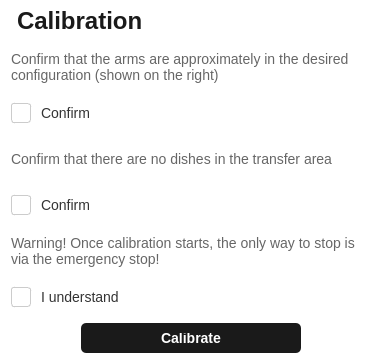
<?xml version="1.0" encoding="UTF-8"?>
<ui version="4.0">
 <class>Form</class>
 <widget class="QWidget" name="Form">
  <property name="geometry">
   <rect>
    <x>0</x>
    <y>0</y>
    <width>380</width>
    <height>364</height>
   </rect>
  </property>
  <property name="windowTitle">
   <string>Form</string>
  </property>
  <property name="styleSheet">
   <string notr="true">/* --- Global &amp; Base Widget --- */
QWidget {
    background-color: #ffffff;
    color: #333333;
    font-family: &quot;Segoe UI&quot;, &quot;Helvetica Neue&quot;, sans-serif;
    font-size: 14px;
}

/* --- Labels --- */
/* Normal Text Label */
QLabel {
    color: #666666;
    background: transparent;
}

/* Header Label (Set objectName to 'headerLabel') */
QLabel#headerLabel {
    font-size: 24px;
    font-weight: bold;
    color: #1a1a1a;
    margin-bottom: 10px;
}

/* --- Buttons --- */
/* Primary Button (Default) - Dark &amp; Solid */
QPushButton {
    background-color: #1a1a1a;
    color: #ffffff;
    border: none;
    border-radius: 5px;
    padding: 10px 20px;
    font-weight: 600;
}

QPushButton:hover {
    background-color: #333333;
}

QPushButton:pressed {
    background-color: #000000;
}

/* Secondary Button (Set objectName to 'secondaryButton') - Outlined */
QPushButton#secondaryButton {
    background-color: transparent;
    color: #1a1a1a;
    border: 1px solid #1a1a1a;
}

QPushButton#secondaryButton:hover {
    background-color: #f4f4f4;
}

QPushButton#secondaryButton:pressed {
    background-color: #e0e0e0;
}

/* --- Checkbox --- */
QCheckBox {
    spacing: 10px;
}

QCheckBox::indicator {
    width: 18px;
    height: 18px;
    border: 1px solid #cccccc;
    border-radius: 3px;
    background-color: white;
}

QCheckBox::indicator:hover {
    border: 1px solid #1a1a1a;
}

QCheckBox::indicator:checked {
    background-color: #1a1a1a;
    border: 1px solid #1a1a1a;
    /* Note: To show a checkmark icon, you would typically 
       reference a resource file image here */
}</string>
  </property>
  <layout class="QVBoxLayout" name="verticalLayout_2">
   <item>
    <widget class="QLabel" name="headerLabel">
     <property name="minimumSize">
      <size>
       <width>270</width>
       <height>30</height>
      </size>
     </property>
     <property name="text">
      <string>Calibration</string>
     </property>
    </widget>
   </item>
   <item>
    <layout class="QVBoxLayout" name="verticalLayout">
     <item>
      <widget class="QLabel" name="label">
       <property name="minimumSize">
        <size>
         <width>360</width>
         <height>40</height>
        </size>
       </property>
       <property name="text">
        <string>Confirm that the arms are approximately in the desired configuration (shown on the right)</string>
       </property>
       <property name="textFormat">
        <enum>Qt::TextFormat::MarkdownText</enum>
       </property>
       <property name="wordWrap">
        <bool>true</bool>
       </property>
      </widget>
     </item>
     <item>
      <widget class="QCheckBox" name="checkBox">
       <property name="minimumSize">
        <size>
         <width>360</width>
         <height>40</height>
        </size>
       </property>
       <property name="text">
        <string>Confirm</string>
       </property>
      </widget>
     </item>
     <item>
      <widget class="QLabel" name="label_2">
       <property name="minimumSize">
        <size>
         <width>360</width>
         <height>40</height>
        </size>
       </property>
       <property name="text">
        <string>Confirm that there are no dishes in the transfer area</string>
       </property>
       <property name="textFormat">
        <enum>Qt::TextFormat::MarkdownText</enum>
       </property>
       <property name="wordWrap">
        <bool>true</bool>
       </property>
      </widget>
     </item>
     <item>
      <widget class="QCheckBox" name="checkBox_2">
       <property name="minimumSize">
        <size>
         <width>360</width>
         <height>40</height>
        </size>
       </property>
       <property name="text">
        <string>Confirm</string>
       </property>
      </widget>
     </item>
     <item>
      <widget class="QLabel" name="label_3">
       <property name="minimumSize">
        <size>
         <width>360</width>
         <height>40</height>
        </size>
       </property>
       <property name="text">
        <string>Warning! Once calibration starts, the only way to stop is via the emergency stop!</string>
       </property>
       <property name="textFormat">
        <enum>Qt::TextFormat::MarkdownText</enum>
       </property>
       <property name="wordWrap">
        <bool>true</bool>
       </property>
      </widget>
     </item>
     <item>
      <widget class="QCheckBox" name="checkBox_3">
       <property name="minimumSize">
        <size>
         <width>360</width>
         <height>40</height>
        </size>
       </property>
       <property name="text">
        <string>I understand</string>
       </property>
      </widget>
     </item>
    </layout>
   </item>
   <item>
    <layout class="QHBoxLayout" name="horizontalLayout">
     <item>
      <spacer name="horizontalSpacer">
       <property name="orientation">
        <enum>Qt::Orientation::Horizontal</enum>
       </property>
       <property name="sizeHint" stdset="0">
        <size>
         <width>40</width>
         <height>20</height>
        </size>
       </property>
      </spacer>
     </item>
     <item>
      <widget class="QPushButton" name="pushButton">
       <property name="minimumSize">
        <size>
         <width>220</width>
         <height>30</height>
        </size>
       </property>
       <property name="text">
        <string>Calibrate</string>
       </property>
      </widget>
     </item>
     <item>
      <spacer name="horizontalSpacer_2">
       <property name="orientation">
        <enum>Qt::Orientation::Horizontal</enum>
       </property>
       <property name="sizeHint" stdset="0">
        <size>
         <width>40</width>
         <height>20</height>
        </size>
       </property>
      </spacer>
     </item>
    </layout>
   </item>
  </layout>
 </widget>
 <resources/>
 <connections/>
</ui>
